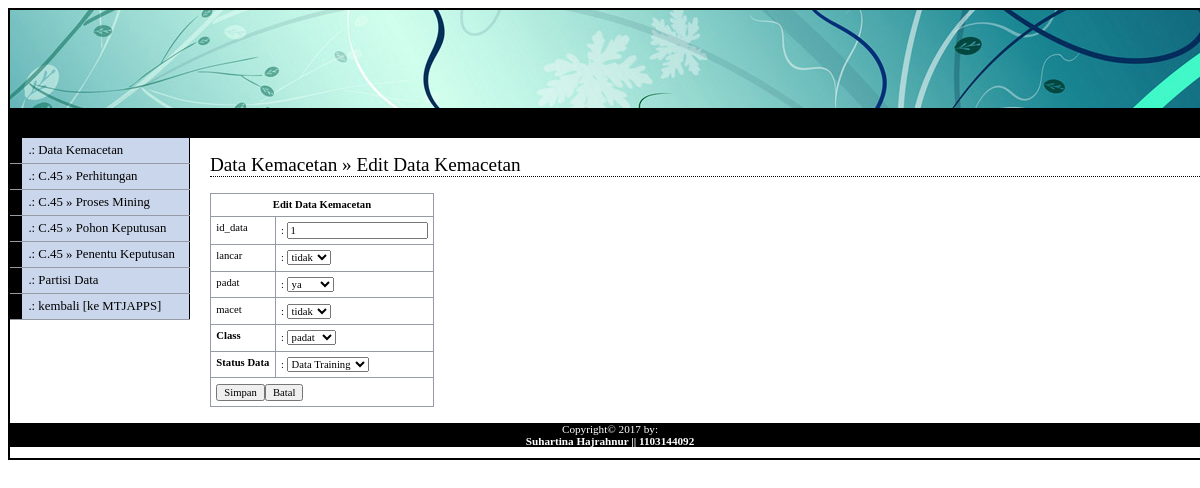
The app's page /admin/media.php?module=data_kemacetan&act=edit_data_kemacetan&id=1 (signed in) with its own data.
### tables this page shows
CREATE TABLE `data_kemacetan` (
  `id` int(10) NOT NULL,
  `id_data` varchar(100) NOT NULL,
  `lancar` varchar(100) NOT NULL,
  `padat` varchar(100) NOT NULL,
  `macet` varchar(100) NOT NULL,
  `class` varchar(50) NOT NULL,
  `status_data` varchar(50) NOT NULL,
  `lokasi` varchar(30) NOT NULL
);

### admin/modul/form_edit_data_kemacetan.php (the view, shortened to what this page needs)
<html>
<?php
$query = mysql_query("SELECT * FROM data_kemacetan WHERE id='$_GET[id]'");
$data = mysql_fetch_array($query);
function viewForm($atribut, $atributx) {
    $query = mysql_query("SELECT * FROM data_kemacetan WHERE id='$_GET[id]'");
    $data = mysql_fetch_array($query);
    echo "<tr>
        <td>$atributx</td>
        <td>:
            <input name='$atribut' value='$data[$atribut]' type='text'>
        </td>
        </tr>";
}
function viewFormSelect($atribut, $atributx) {
    $query = mysql_query("SELECT * FROM data_kemacetan WHERE id='$_GET[id]'");
    $data = mysql_fetch_array($query);
    echo "<tr>
        <td>$atributx</td>
        <td>:
            <select name='$atribut' type='text'>
            <option value='$data[$atribut]' selected='selected'>$data[$atribut]</option>";
            $sqlData1 = mysql_query("SELECT * FROM atribut where atribut = '$atribut'");
            while($rowData1 = mysql_fetch_array($sqlData1)) {
                echo "<option value='$rowData1[nilai_atribut]'>$rowData1[nilai_atribut]";
            }
            echo "</option>
            </select>
        </td>
        </tr>";
}
?>
<form method=POST action='./aksi.php?module=data_kemacetan&act=update_data_kemacetan'>
      <table>
        <tr>
        <td colspan=2><b><center>Edit Data Kemacetan</center></b></td>
        </tr>
        <?php
        viewForm('id_data', 'id_data');
        viewFormSelect('lancar', 'lancar');
        viewFormSelect('padat', 'padat');
        viewFormSelect('macet', 'macet');
?>
        <tr>
        <td><b>Class<b></td>
        <td>:
            <select name='class' type='text'>
            <option value='<?php echo "$data[class]"; ?>' selected='selected'><?php echo "$data[class]"; ?></option>
            </select>
        </td>
        </tr>
        <tr>
        <td><b>Status Data<b></td>
        <td>:
            <select name='status_data' type='text'>
            <option value='<?php echo "$data[status_data]"; ?>' selected='selected'><?php echo "$data[status_data]"; ?></option>
            </select>
        </td>
        </tr>
        <tr>
        <td colspan=2>
        <input type='submit' value='Simpan'><input type='button' value='Batal' onclick='self.history.back()'>
        </td>
        </tr>
  </table>
  </form>
</html>

### config/adminstyle.css (style rules this page uses)
body { font-family: Tahoma; text-align: center; }
table { font-family: Tahoma; font-size: 8pt; border-width: 1px; border-style: solid; border-color: #999999; border-collapse: collapse; margin: 10px 0px; }
td { padding: 0.5em; vertical-align: top; border-width: 1px; border-style: solid; border-color: #969BA5; border-collapse: collapse; }
input,textarea,select { font-family: Tahoma; font-size: 8pt; }

### records on screen
data_kemacetan: id_data "1", lancar "tidak", padat "ya", macet "tidak", class "padat", status_data "Data Training"

### other values on screen
$atributx "id_data"
$atributx "lancar padat macet"
